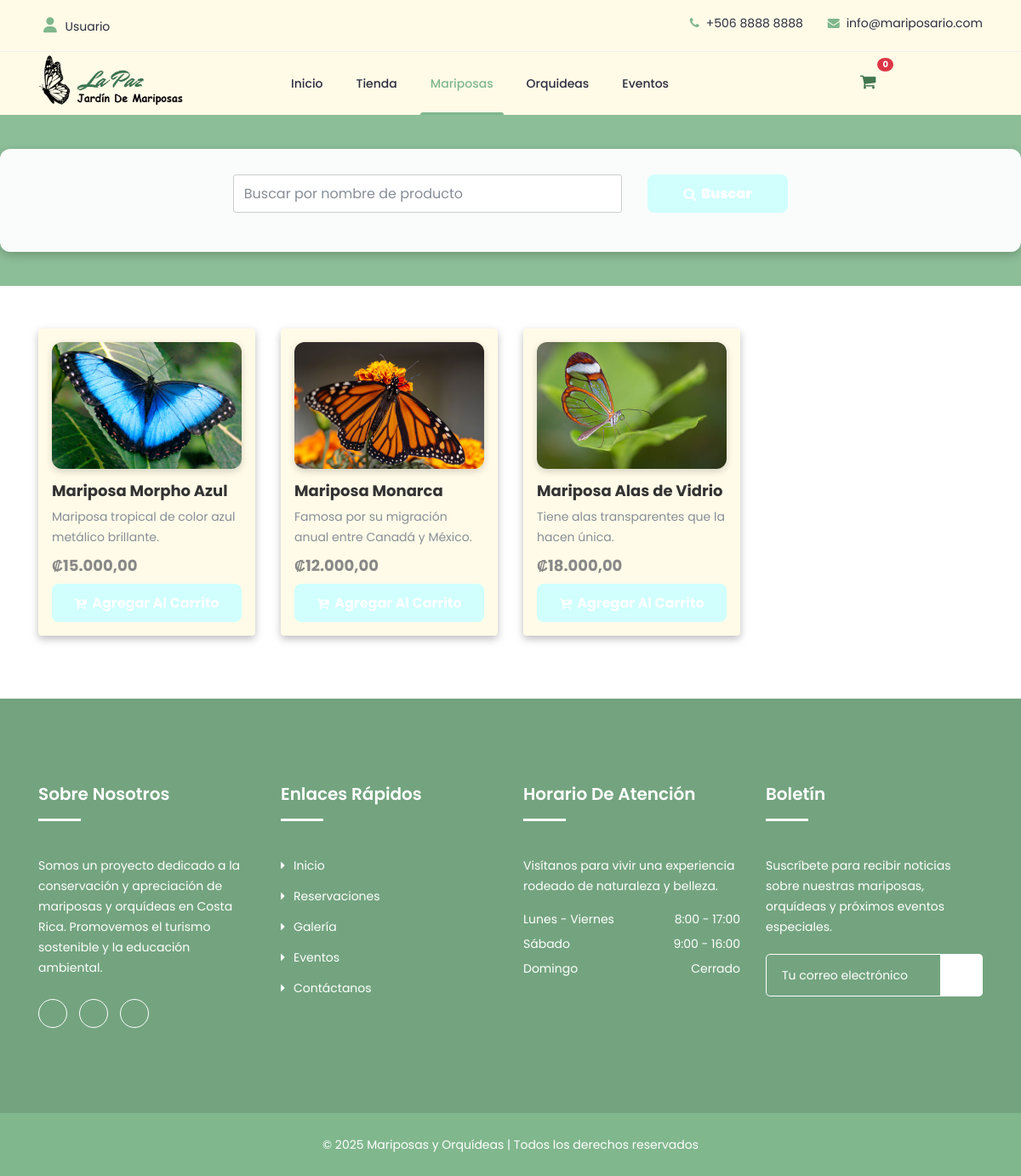
Page /Proyecto-Mariposario/mariposas.php on the committed database.
### tables this page shows
CREATE TABLE Producto (
    ID_Producto INT PRIMARY KEY AUTO_INCREMENT,
    Nombre VARCHAR(100),
    Categoria VARCHAR(100),
    Descripcion VARCHAR(300),
    Precio DECIMAL(10,2),
    Stock INT,
    Imagen_URL TEXT,
    Fecha_Reposicion DATE,
    Notificar_Disponibilidad BOOLEAN
);

### Proyecto-Mariposario/mariposas.php (the view, shortened to what this page needs)
<!doctype html>
<html class="no-js" lang="zxx">
    <head>
        <link rel="stylesheet" href="./css/tienda.css">
        <link rel="stylesheet" href="https://cdnjs.cloudflare.com/ajax/libs/font-awesome/6.5.0/css/all.min.css">
        <link rel="stylesheet" href="css/bootstrap.min.css">
        <link rel="stylesheet" href="css/nice-select.css">
        <link rel="stylesheet" href="css/font-awesome.min.css">
        <link rel="stylesheet" href="css/icofont.css">
        <link rel="stylesheet" href="css/slicknav.min.css">
        <link rel="stylesheet" href="css/owl-carousel.css">
        <link rel="stylesheet" href="css/datepicker.css">
        <link rel="stylesheet" href="css/animate.min.css">
        <link rel="stylesheet" href="css/magnific-popup.css">
        <link rel="stylesheet" href="css/tienda.css">
        <link rel="stylesheet" href="css/normalize.css">
        <link rel="stylesheet" href="style.css">
        <link rel="stylesheet" href="css/responsive.css">
    </head>
    <body class="user">
        <?php include 'layout/nav2.php'; ?>
        <body class="mariposa">
            <?php
                include 'DB.php';
                $searchTerm = isset($_GET['buscar']) ? htmlspecialchars($_GET['buscar']) : '';
                $selectedCategory = 'Mariposas';
            ?>
                <div id="mariposa-facts" class="mariposa-facts section">
                    <div class="overlay-form-container">
                        <form method="GET" action="mariposas.php">
                            <div class="row justify-content-center align-items-center">
                                <div class="col-md-8 col-lg-5">
                                    <div class="form-group">
                                        <input type="text" name="buscar" class="form-control" placeholder="Buscar por nombre de producto"
                                            style="height: 45px; padding: 6px 12px;" value="<?php echo $searchTerm; ?>">
                                    </div>
                                </div>
                                <div class="col-md-3 col-lg-2">
                                    <div class="form-group">
                                        <button class="btn btn-primary w-100" type="submit">
                                            <i class="fa fa-search"></i> <strong>Buscar</strong>
                                        </button>
                                    </div>
                                </div>
                            </div>
                        </form>
                    </div>
                </div>
            <section class="products section">
            <div class="container">
                <div class="row">
                    <?php
                    if ($conn && !$conn->connect_error) {
                        $sql = "SELECT ID_Producto, Nombre, Descripcion, Precio, Imagen_URL FROM producto WHERE 1";
                        $param_types = '';
                        $param_values = [];
                        $conditions = [];
                        if (!empty($selectedCategory)) {
                            $conditions[] = "Categoria = ?";
                            $param_types .= 's';
                            $param_values[] = $selectedCategory;
                        } else {
                            $conditions[] = "Categoria = 'Mariposas'";
                        }
                        if (!empty($conditions)) {
                            $sql .= " AND " . implode(" AND ", $conditions);
                        }
                        try {
                            $stmt = $conn->prepare($sql);
                            if (!empty($param_values)) {
                                $bind_params_array = [];
                                $bind_params_array[] = $param_types;
                                foreach ($param_values as $key => $value) {
                                    $bind_params_array[] = &$param_values[$key];
                                }
                                call_user_func_array([$stmt, 'bind_param'], $bind_params_array);
                            }
                            $stmt->execute();
                            $result = $stmt->get_result();
                            $productos = [];
                            if ($result) {
                                while ($row = $result->fetch_assoc()) {
                                    $productos[] = $row;
                                }
                            }
                            if (empty($productos)) {
                                echo '<div class="col-12 text-center py-5">';
                                echo '<h3>No se encontraron productos que coincidan con tu búsqueda.</h3>';
                                echo '</div>';
                            } else {
                                foreach ($productos as $producto) {
                                    ?>
                                    <div class="col-lg-3 col-md-4 col-12 mb-4">
                                        <div class="single-product shadow rounded p-3 h-100">
                                            <div class="product-img">
                                                <img src="<?php echo htmlspecialchars($producto['Imagen_URL']); ?>" alt="<?php echo htmlspecialchars($producto['Nombre']); ?>" class="img-fluid">
                                            </div>
                                            <div class="product-content">
                                                <h4><strong><?php echo htmlspecialchars($producto['Nombre']); ?></strong></h4>
                                                <p class="text-muted"><?php echo htmlspecialchars($producto['Descripcion']); ?></p>
                                                <div class="product-price"><span><strong>₡<?php echo number_format($producto['Precio'], 2, ',', '.'); ?></strong></span></div>
                                                <button type="button" class="btn btn-primary agregar-carrito mt-2"
                                                    data-id="<?php echo htmlspecialchars($producto['ID_Producto']); ?>"
                                                    data-nombre="<?php echo htmlspecialchars($producto['Nombre']); ?>"
                                                    data-precio="<?php echo htmlspecialchars($producto['Precio']); ?>">
                                                    <i class="fa fa-cart-plus"></i> Agregar al carrito
                                                </button>
                                            </div>
                                        </div>
                                    </div>
                                    <?php
                                }
                            }
                        } catch (Exception $e) {
                            echo '<div class="col-12 text-center py-5">';
                            echo '<h3>Error al cargar productos: ' . $e->getMessage() . '</h3>';
                            echo '</div>';
                        }
                    } else {
                        echo '<div class="col-12 text-center py-5">';
                        echo '<h3>No se pudo establecer conexión con la base de datos. Por favor, inténtelo de nuevo más tarde.</h3>';
                        echo '</div>';
                    }
                    ?>
                    </div>
                </div>
            </section>
        </body>
        <footer id="footer" class="footer">
            <div class="footer-top">
                <div class="container">
                    <div class="row">
                        <div class="col-lg-3 col-md-6 col-12">
                            <div class="single-footer">
                                <h2>Sobre Nosotros</h2>
                                <p>Somos un proyecto dedicado a la conservación y apreciación de mariposas y orquídeas en Costa Rica.
                                    Promovemos el turismo sostenible y la educación ambiental.</p>
                                <ul class="social">
                                    <li><a href="#"><i class="icofont-facebook"></i></a></li>
                                    <li><a href="#"><i class="icofont-instagram"></i></a></li>
                                    <li><a href="#"><i class="icofont-twitter"></i></a></li>
                                </ul>
                            </div>
                        </div>
                        <div class="col-lg-3 col-md-6 col-12">
                            <div class="single-footer f-link">
                                <h2>Enlaces Rápidos</h2>
                                <div class="row">
                                    <div class="col-12">
                                        <ul>
                                            <li><a href="#"><i class="fa fa-caret-right" aria-hidden="true"></i>Inicio</a></li>
                                            <li><a href="#"><i class="fa fa-caret-right" aria-hidden="true"></i>Reservaciones</a></li>
                                            <li><a href="#"><i class="fa fa-caret-right" aria-hidden="true"></i>Galería</a></li>
                                            <li><a href="#"><i class="fa fa-caret-right" aria-hidden="true"></i>Eventos</a></li>
                                            <li><a href="#"><i class="fa fa-caret-right" aria-hidden="true"></i>Contáctanos</a></li>
                                        </ul>
                                    </div>
                                </div>
                            </div>
                        </div>
                        <div class="col-lg-3 col-md-6 col-12">
                            <div class="single-footer">
                                <h2>Horario de Atención</h2>
                                <p>Visítanos para vivir una experiencia rodeado de naturaleza y belleza.</p>
                                <ul class="time-sidual">
                                    <li class="day">Lunes - Viernes <span>8:00 - 17:00</span></li>
                                    <li class="day">Sábado <span>9:00 - 16:00</span></li>
                                    <li class="day">Domingo <span>Cerrado</span></li>
                                </ul>
                            </div>
                        </div>
                        <div class="col-lg-3 col-md-6 col-12">
                            <div class="single-footer">
                                <h2>Boletín</h2>
                                <p>Suscríbete para recibir noticias sobre nuestras mariposas, orquídeas y próximos eventos especiales.</p>
                                <form action="#" method="get" target="_blank" class="newsletter-inner">
                                    <input name="email" placeholder="Tu correo electrónico" class="common-input" required type="email">
                                    <button class="button"><i class="icofont icofont-paper-plane"></i></button>
                                </form>
                            </div>
                        </div>
                    </div>
                </div>
            </div>
            <div class="copyright">
                <div class="container">
                    <div class="row">
                        <div class="col-12">
                            <div class="copyright-content">
                                <p>© 2025 Mariposas y Orquídeas | Todos los derechos reservados</p>
                            </div>
                        </div>
                    </div>
                </div>
            </div>
        </footer>
    </body>
</html>

### Proyecto-Mariposario/layout/nav2.php (shortened to what this page needs)
<?php
$currentPage = basename($_SERVER['PHP_SELF']);
?>
<header class="header">
	<div class="topbar">
		<div class="container">
			<div class="row">
				<div class="col-lg-6 col-md-5 col-12">
					<ul class="top-link">
						<li>
							<a href="usuario.html" style="text-decoration: none;">
								<i class="fas fa-user" style="font-size: 18px; color: #80B78D; padding: 6px;"></i>
								<span style="color: #2C2D3F;">Usuario</span>
							</a>
						</li>
					</ul>
				</div>
				<div class="col-lg-6 col-md-7 col-12">
					<ul class="top-contact">
						<li><i class="fa fa-phone"></i>+506 8888 8888</li>
						<li><i class="fa fa-envelope"></i><a href="mailto:info@mariposario.com">info@mariposario.com</a></li>
					</ul>
				</div>
			</div>
		</div>
	</div>
	<div class="header-inner">
		<div class="container">
			<div class="inner">
				<div class="row">
					<div class="col-lg-3 col-md-3 col-12">
						<div class="logo">
							<a href="index.php"><img src="img/logo.png" alt="Logo Mariposario"></a>
						</div>
					</div>
					<div class="col-lg-7 col-md-9 col-12">
						<div class="main-menu">
							<nav class="navigation">
								<ul class="nav menu">
									<li class="<?= ($currentPage == 'index.php') ? 'active' : '' ?>">
										<a href="index.php">Inicio</a>
									</li>
									<li class="<?= ($currentPage == 'tienda.php') ? 'active' : '' ?>">
										<a href="tienda.php">Tienda</a>
									</li>
									<li class="<?= ($currentPage == 'mariposas.php') ? 'active' : '' ?>">
										<a href="mariposas.php">Mariposas</a>
									</li>
									<li class="<?= ($currentPage == 'orquideas.php') ? 'active' : '' ?>">
										<a href="orquideas.php">Orquideas</a>
									</li>
									<li class="<?= ($currentPage == 'eventos.php') ? 'active' : '' ?>">
										<a href="eventos.php">Eventos</a>
									</li>
								</ul>
							</nav>
						</div>
					</div>
					<div class="col-lg-2 col-12">
						<div class="get-quote">
							<a href="carrito.php" class="btn btn-carrito" style="width: 45px; height: 45px; display: flex; align-items: center; justify-content: center; border-radius: 10px; background: transparent; box-shadow: none;">
								<i class="fa fa-shopping-cart icono-carrito" style="color: #42764D; font-size: 20px;"></i>
								<span id="cart-item-count" class="badge badge-pill badge-danger" style="position: absolute; top: -5px; right: -5px; background-color: #dc3545; color: white; font-size: 10px; padding: 3px 6px; border-radius: 50%;">0</span>
							</a>
						</div>
					</div>
				</div>
			</div>
		</div>
	</div>
</header>

### Proyecto-Mariposario/css/tienda.css (style rules this page uses)
.orquidea-facts.section, .mariposa-facts.section { padding: 40px 0; background-color: rgba(128, 183, 141, 0.9); }
.overlay-form-container { background-color: rgba(255, 255, 255, 0.95); padding: 30px; border-radius: 12px; box-shadow: 0 4px 12px rgba(0, 0, 0, 0.2); max-width: 1200px; width: 100%; margin: 0 auto; }
.form-group { margin-bottom: 1rem; }
input.form-control { height: 45px; padding: 6px 12px; border-radius: 8px; border: 1px solid #fffbe8; font-size: 16px; }
button.btn-primary { height: 45px; font-size: 16px; border-radius: 8px; font-weight: bold; display: flex; align-items: center; justify-content: center; }
button.btn-primary i { margin-right: 6px; }
.products.section { padding: 50px 0; background-color: #ffffffeb; }
.single-product { background-color: #fffbe8; transition: all 0.3s ease-in-out; box-shadow: 0 4px 10px rgba(0, 0, 0, 0.25); border-radius: 12px; }
.product-img img { width: 100%; height: auto; border-radius: 12px; box-shadow: 0 3px 8px rgba(0, 0, 0, 0.17); }
.product-content { padding-top: 15px; }
.product-content h4 { font-size: 18px; margin-bottom: 8px; color: #333; }
.product-content p { font-size: 14px; color: #666; margin-bottom: 10px; }
.product-price span { font-size: 18px; color: d0fffd; }
.agregar-carrito { background-color: #007bff; color: white; border: none; border-radius: 8px; padding: 8px 12px; width: 100%; transition: background-color 0.3s; }

### rows in the picture
producto: Imagen_URL (picture), Nombre "Mariposa Morpho Azul", Descripcion "Mariposa tropical de color azul metálico brillante.", Precio "15.000,00"
producto: Imagen_URL (picture), Nombre "Mariposa Monarca", Descripcion "Famosa por su migración anual entre Canadá y México.", Precio "12.000,00"
producto: Imagen_URL (picture), Nombre "Mariposa Alas de Vidrio", Descripcion "Tiene alas transparentes que la hacen única.", Precio "18.000,00"
